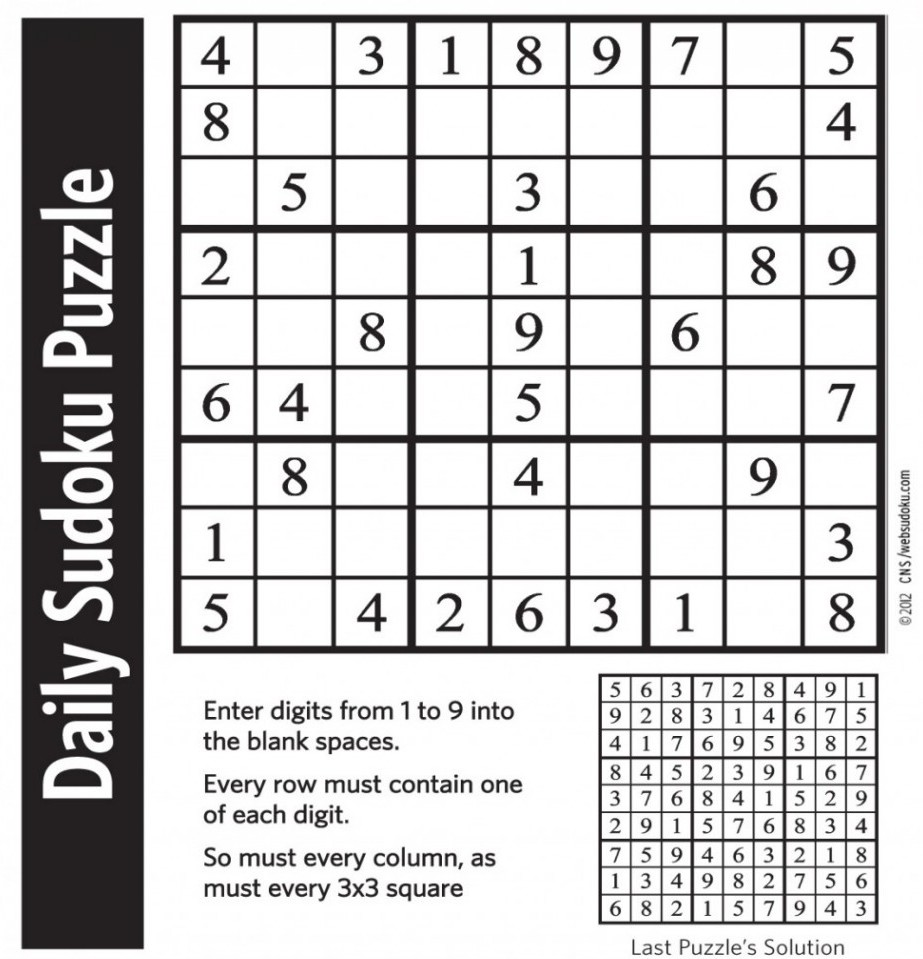
#> input picture sud3.jpg, 923 x 959 px
$ python imgProc.py
#> lines starting #> are read from the running program, lines starting #| are printed output that depends on the picture; after the words box and inside, x2 and y2 are one past the last pixel; in counts of white or black regions, pixels touching at a corner belong together
import cv2
import numpy as np
#import subprocess

img = cv2.imread('sud3.jpg')
#> img is the input picture: shape (959, 923, 3); mean B, G, R 200.9, 200.6, 201.4
imgray = cv2.cvtColor(img, cv2.COLOR_BGR2GRAY)
blur = cv2.GaussianBlur(imgray, (11, 11), 0)
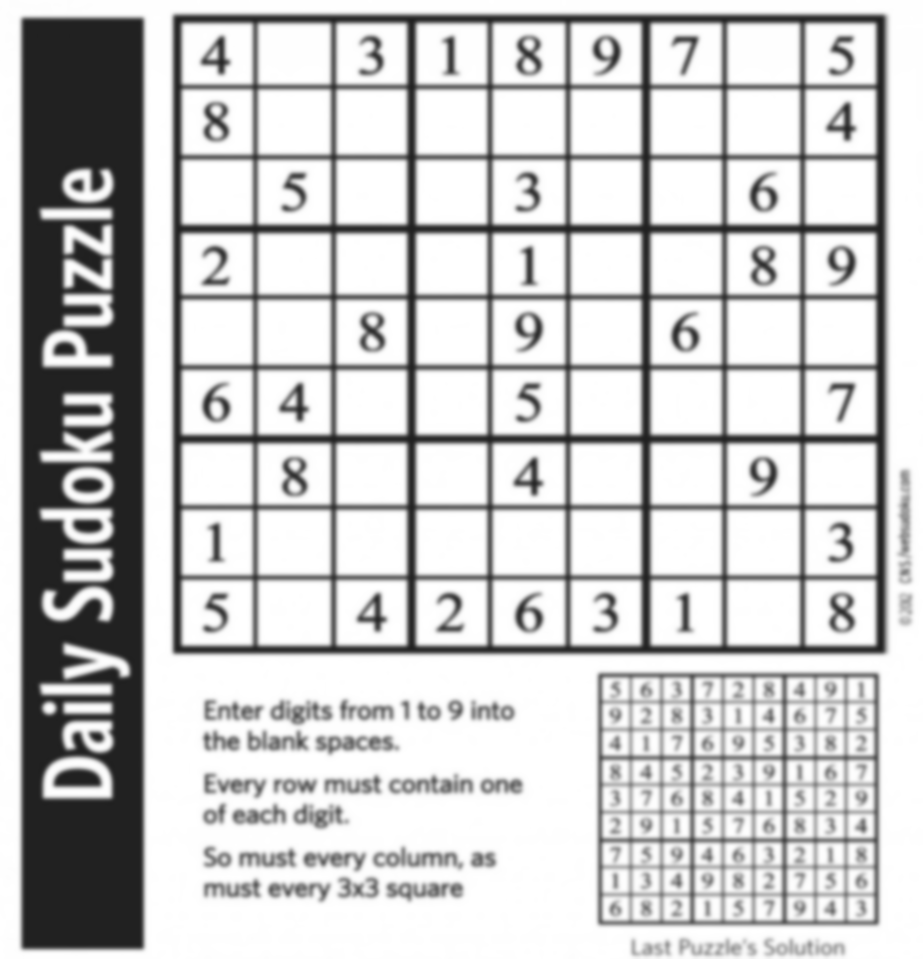
#> blur: shape (959, 923); min 31, max 255, mean 200.9
th = cv2.adaptiveThreshold(blur,255,cv2.ADAPTIVE_THRESH_MEAN_C,\
            cv2.THRESH_BINARY,5,2)
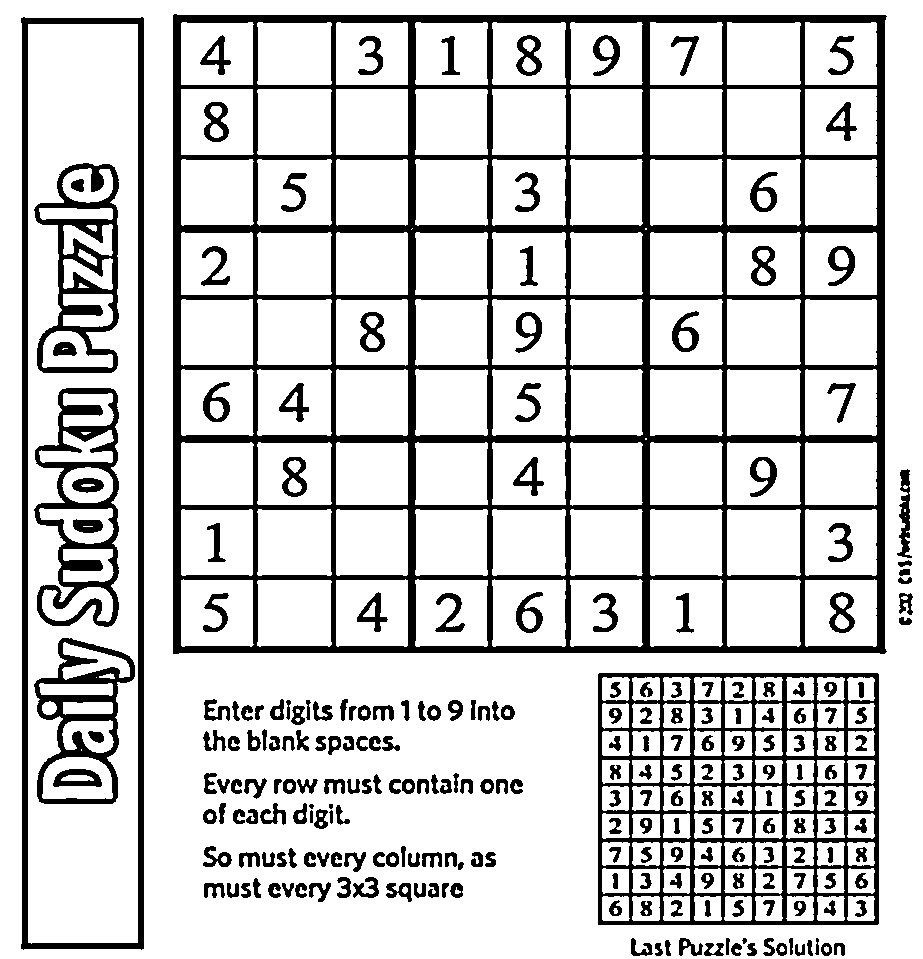
#> th: shape (959, 923); 81% white; 251 black regions (2 under 20 px), largest, box (x1, y1, x2, y2) and area: (173, 14, 887, 654) 78209, (598, 673, 879, 925) 19148, (21, 17, 144, 950) 12507
kernel = np.array([[0, 1, 0], [1, 1, 1], [0, 1, 0]], np.uint8)
erosion = cv2.erode(th, kernel, iterations = 1)
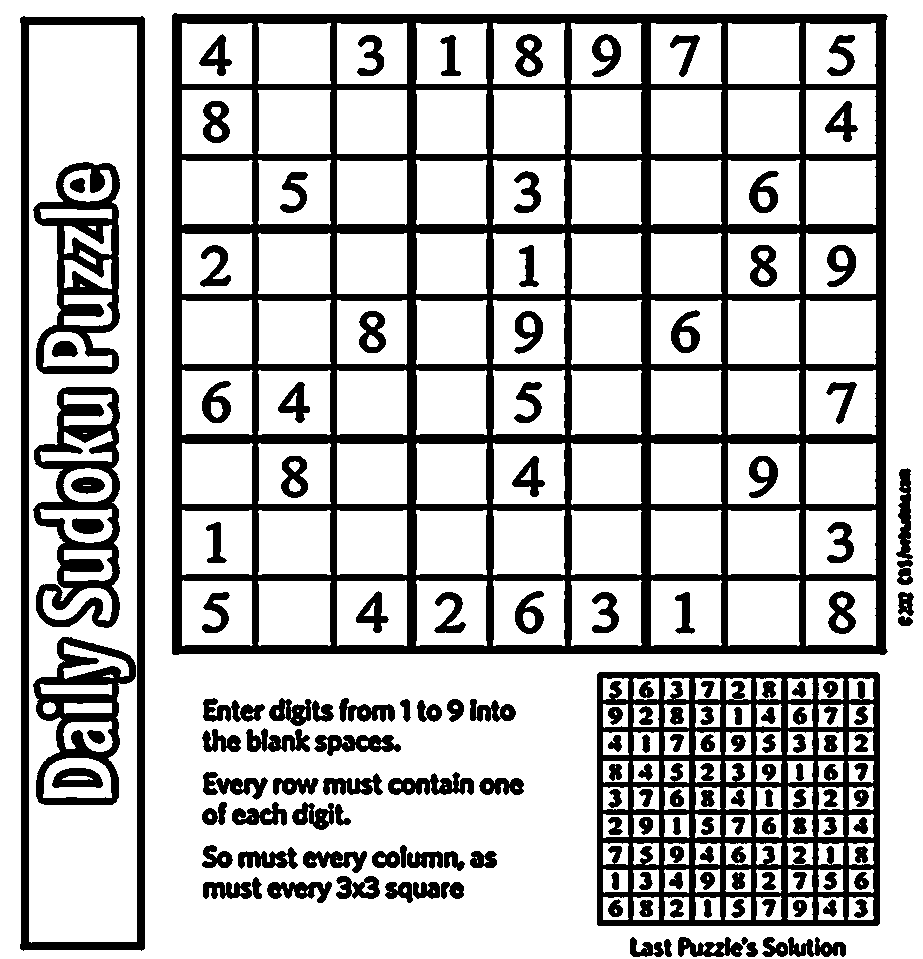
#> erosion: shape (959, 923); 74% white; 164 black regions

contours, hierarchy = cv2.findContours(erosion, cv2.RETR_TREE, cv2.CHAIN_APPROX_NONE)
#> contours = 487 contours, 101 with area under 20; largest, box (x1, y1, x2, y2) and area: (0, 0, 923, 959) 883276, (171, 12, 889, 656) 458336, (19, 15, 146, 952) 116761, (29, 25, 137, 943) 98013, (596, 671, 881, 927) 72404
maxA = cv2.contourArea(contours[0], True)
#> maxA = -883276
max_i = 0
for i in range(1, len(contours)) :
	area = cv2.contourArea(contours[i], True)
	if area > maxA :
		maxA = area
		max_i = i
#> this loop made 486 passes
#> (area, maxA) on passes 1, 3, 9, 73, 113, 309, 345: (154.5, 154.5), (827.5, 827.5), (952.5, 952.5), (1374, 1374), (72404.5, 72404.5), (116761, 116761), (458336.5, 458336.5)
#> area on passes 2, 5, 6, 7, 8, 10: 126.5, -6, 385, -5.5, 47.5, -1.5
#> after the loop, maxA = 458336.5; max_i = 345

mask = np.zeros(imgray.shape,np.uint8)
cv2.drawContours(mask, contours, max_i, 255, -1)
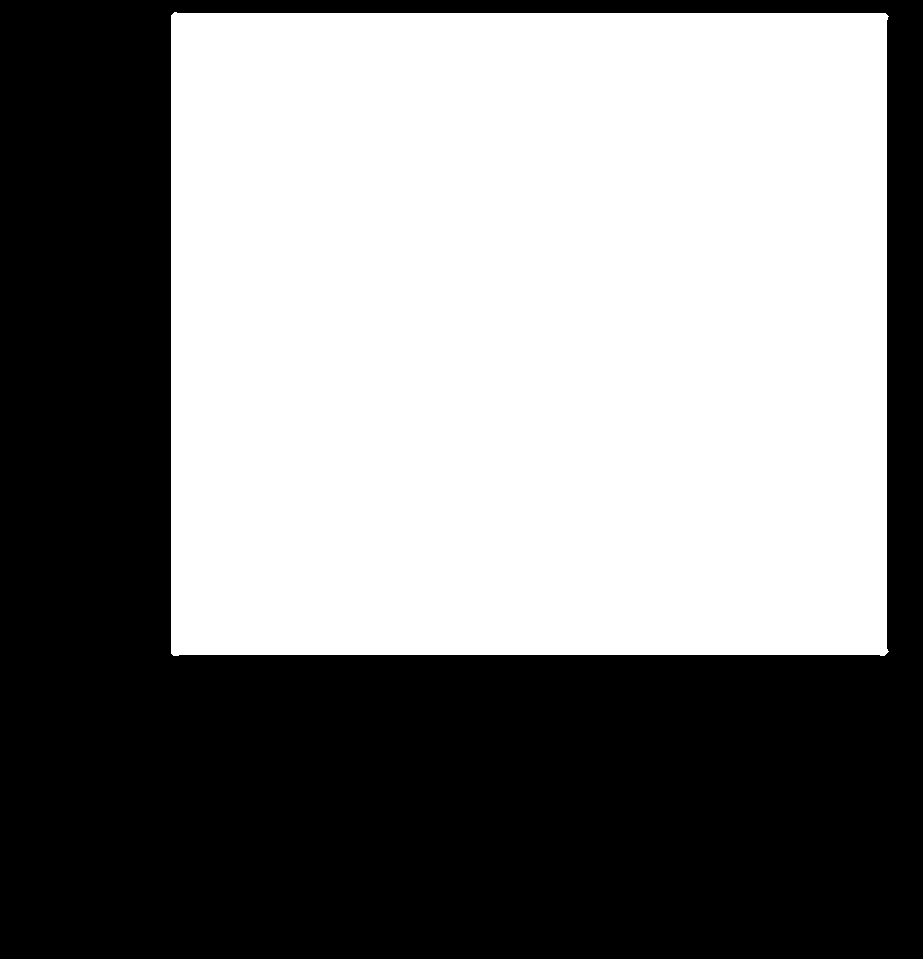
#> mask: shape (959, 923); 51.9% white; 1 black region, box (x1, y1, x2, y2) and area: (0, 0, 923, 959) 425466
pixelpoints = np.nonzero(mask)
#> pixelpoints = 459691 positions, rows 12 to 655, columns 171 to 888

X = pixelpoints[1]
Y = pixelpoints[0]

SUM = X + Y
DIFF = X - Y

a1 = np.argmax(SUM)
#> a1 = 457532
a2 = np.argmin(SUM)
#> a2 = 0
a3 = np.argmax(DIFF)
#> a3 = 715
a4 = np.argmin(DIFF)
#> a4 = 458250

pts1 = np.float32([[X[a2], Y[a2]], [X[a3], Y[a3]], [X[a1], Y[a1]], [X[a4], Y[a4]]])
#> pts1 = [[174, 12], [885, 13], [888, 651], [171, 653]]
pts2 = np.float32([[0,0],[303,0],[303,303],[0,303]])

M = cv2.getPerspectiveTransform(pts1,pts2)
#> M = [[0.424, 0.00198, -73.76], [-0.00067, 0.476, -5.6], [-6.56e-06, 1.32e-05, 1]]
dst = cv2.warpPerspective(imgray,M,(303,303))
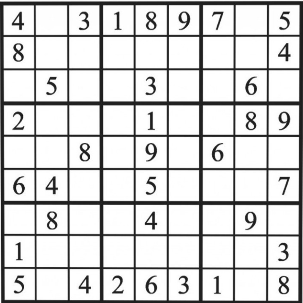
#> dst: shape (303, 303); min 21, max 255, mean 211.1

# cv2.drawContours(img, contours, max_i, (0,255,0), 3)
# cv2.namedWindow('image', cv2.WINDOW_NORMAL)
# cv2.resizeWindow('image', 600, 600)
cv2.imshow('image', dst)
cv2.waitKey(0)
cv2.destroyAllWindows()

$ run again, with sud2.jpg copied over sud3.jpg
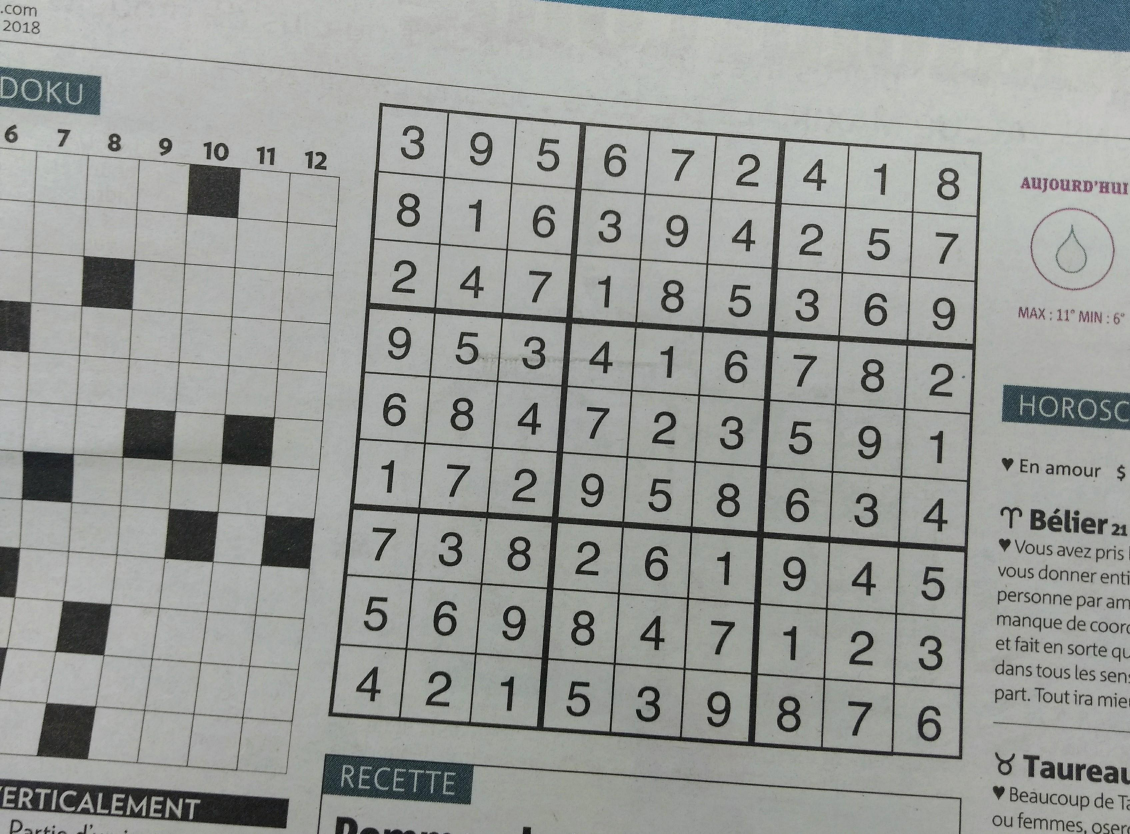
#> input picture sud2.jpg, 3389 x 2501 px (shown at 1/3 size)
#> img is the input picture: shape (2501, 3389, 3); mean B, G, R 152.2, 155.1, 152.3
#> `th = cv2.adaptiveThreshold(blur,255,cv2.ADAPTIVE_THRESH_MEAN_C,\ cv2.T..`:
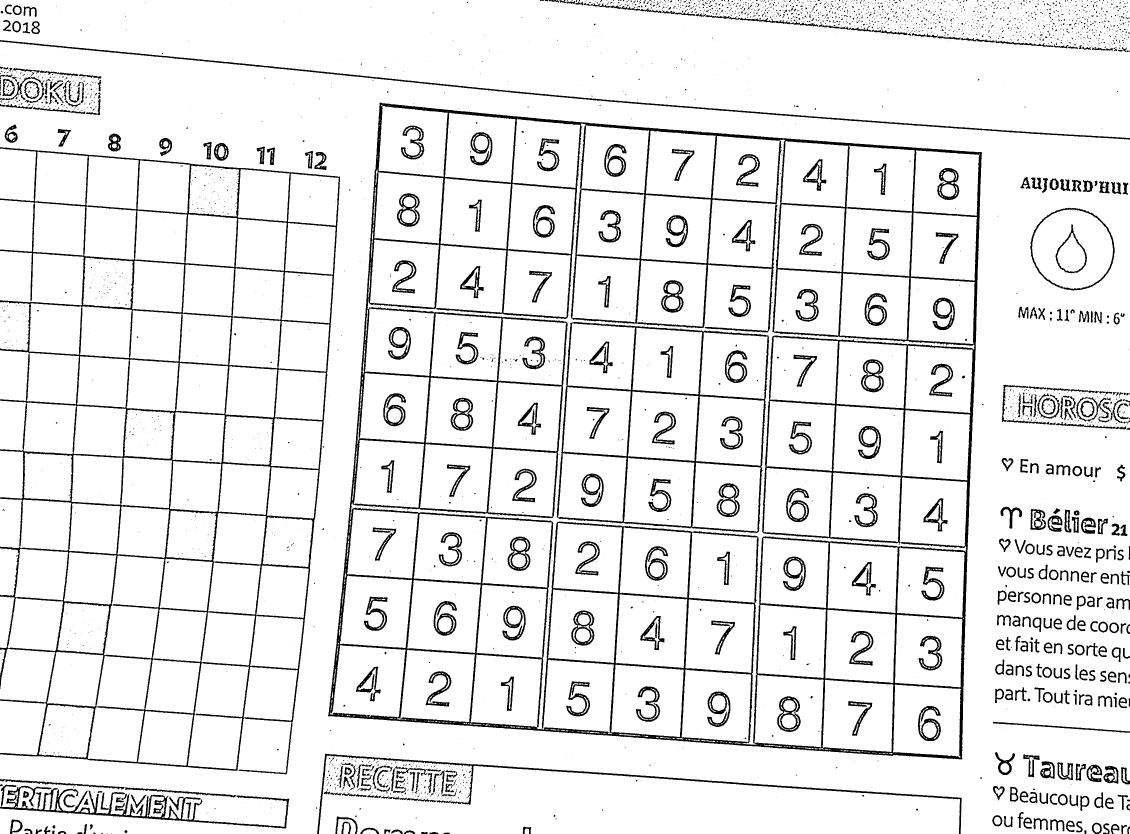
#> th: shape (2501, 3389) (shown at 1/3 size); 91.5% white; 3580 black regions (3041 under 20 px), largest, box (x1, y1, x2, y2) and area: (984, 308, 2946, 2279) 222127, (0, 441, 1020, 2323) 108649, (1670, 965, 2308, 1600) 23655
#> erosion: shape (2501, 3389); 87.9% white; 2710 black regions (1602 under 20 px)
#> contours = 4347 contours, 2510 with area under 20; largest, box (x1, y1, x2, y2) and area: (0, 126, 3389, 2501) 5321491, (982, 306, 2948, 2281) 3393944, (0, 0, 3389, 413) 922814, (1055, 372, 2898, 2233) 433603, (1668, 963, 2310, 1602) 360594
#> `maxA = cv2.contourArea(contours[0], True)`: maxA = 0
#> the loop `for i in range(1, len(contours)) :` made 4346 passes
#> (area, maxA) on passes 31, 38, 42, 60, 61, 176, 207, 230: (20, 20), (222.5, 222.5), (371, 371), (625.5, 625.5), (689, 689), (871.5, 871.5), (2297.5, 2297.5), (3422, 3422)
#> after the loop `for i in range(1, len(contours)) :`: maxA = 3393944.5; max_i = 1301
#> mask: shape (2501, 3389); 40.1% white; 1 white region, box (x1, y1, x2, y2) and area: (982, 306, 2948, 2281) 3397632
#> pixelpoints = 3397632 positions, rows 306 to 2280, columns 982 to 2947
#> a1 = 3397545
#> a2 = 0
#> a3 = 124867
#> a4 = 3264352
#> pts1 = [[1139, 306], [2943, 454], [2888, 2276], [982, 2147]]
#> M = [[0.164, 0.014, -191.1], [-0.0141, 0.172, -36.6], [-1.02e-05, 2.95e-05, 1]]
#> `dst = cv2.warpPerspective(imgray,M,(303,303))`:
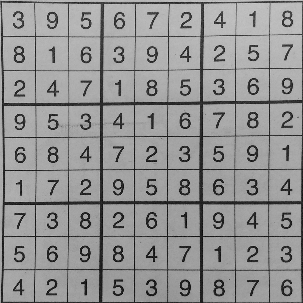
#> dst: shape (303, 303); min 3, max 201, mean 148

$ run again, with sud4.jpg copied over sud3.jpg
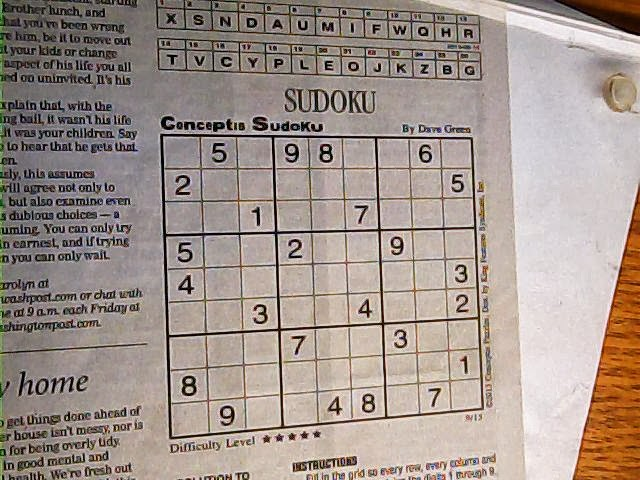
#> input picture sud4.jpg, 640 x 480 px
#> img is the input picture: shape (480, 640, 3); mean B, G, R 141.4, 148.9, 162.2
#> `th = cv2.adaptiveThreshold(blur,255,cv2.ADAPTIVE_THRESH_MEAN_C,\ cv2.T..`:
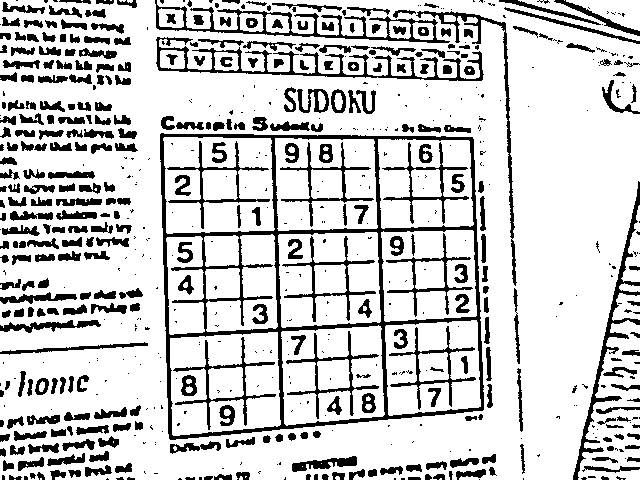
#> th: shape (480, 640); 80.2% white; 656 black regions (311 under 20 px), largest, box (x1, y1, x2, y2) and area: (160, 133, 484, 440) 9814, (156, 37, 484, 81) 2354, (155, 0, 450, 43) 2056
#> erosion: shape (480, 640); 68.5% white; 494 black regions (202 under 20 px)
#> contours = 582 contours, 239 with area under 20; largest, box (x1, y1, x2, y2) and area: (0, 0, 640, 480) 263812, (158, 131, 492, 442) 93566, (386, 321, 480, 409) 3898, (164, 138, 272, 199) 3338, (210, 333, 280, 432) 3325
#> `maxA = cv2.contourArea(contours[0], True)`: maxA = 0
#> the loop `for i in range(1, len(contours)) :` made 581 passes
#> (area, maxA) on passes 12, 101, 102, 111, 285: (168.5, 168.5), (220, 220), (288, 288), (764.5, 764.5), (93566, 93566)
#> after the loop `for i in range(1, len(contours)) :`: maxA = 93566; max_i = 285
#> mask: shape (480, 640); 30.7% white; 1 white region, box (x1, y1, x2, y2) and area: (158, 131, 492, 442) 94217
#> pixelpoints = 94217 positions, rows 131 to 441, columns 158 to 491
#> a1 = 88637
#> a2 = 0
#> a3 = 893
#> a4 = 94119
#> pts1 = [[161, 131], [472, 135], [485, 409], [167, 438]]
#> M = [[0.837, -0.0164, -132.6], [-0.0125, 0.973, -125.5], [-0.000326, 9.25e-05, 1]]
#> `dst = cv2.warpPerspective(imgray,M,(303,303))`:
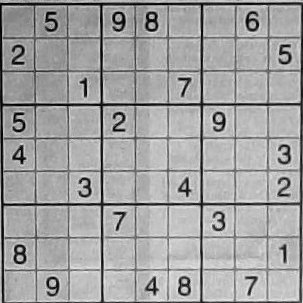
#> dst: shape (303, 303); min 0, max 233, mean 162.2

$ run again, with sud5.jpg copied over sud3.jpg
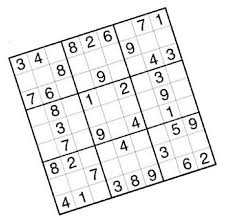
#> input picture sud5.jpg, 229 x 220 px
#> img is the input picture: shape (220, 229, 3); min 0, max 255, mean 236.5
#> th: shape (220, 229); 83.5% white; 131 black regions (92 under 20 px), largest, box (x1, y1, x2, y2) and area: (7, 6, 218, 216) 4960, (56, 64, 66, 77) 93, (159, 88, 169, 101) 93
#> erosion: shape (220, 229); 74% white; 74 black regions (24 under 20 px)
#> contours = 93 contours, 17 with area under 20; largest, box (x1, y1, x2, y2) and area: (0, 0, 229, 220) 49932, (5, 4, 220, 218) 29252, (30, 97, 91, 159) 2212, (134, 63, 195, 126) 2096, (117, 12, 179, 73) 2020
#> `maxA = cv2.contourArea(contours[0], True)`: maxA = -49932
#> the loop `for i in range(1, len(contours)) :` made 92 passes
#> (area, maxA, max_i) on pass 1: (29252.5, 29252.5, 1)
#> after the loop `for i in range(1, len(contours)) :`: maxA = 29252.5; max_i = 1
#> `cv2.drawContours(mask, contours, max_i, 255, -1)`:
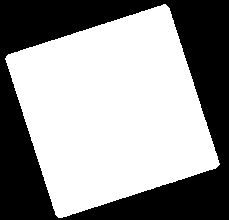
#> mask: shape (220, 229); 58.7% white; 1 black region, box (x1, y1, x2, y2) and area: (0, 0, 229, 220) 20806
#> pixelpoints = 29574 positions, rows 4 to 217, columns 5 to 219
#> a1 = 24488
#> a2 = 4443
#> a3 = 2
#> a4 = 29528
#> pts1 = [[8, 54], [165, 4], [219, 164], [55, 214]]
#> M = [[1.81, -0.531, 14.22], [0.581, 1.82, -103.2], [0.000146, 0.000212, 1]]
#> `dst = cv2.warpPerspective(imgray,M,(303,303))`:
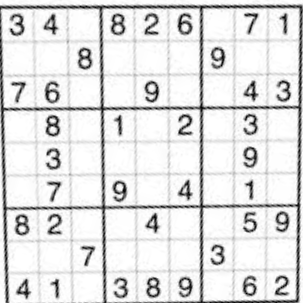
#> dst: shape (303, 303); min 0, max 255, mean 223.8
